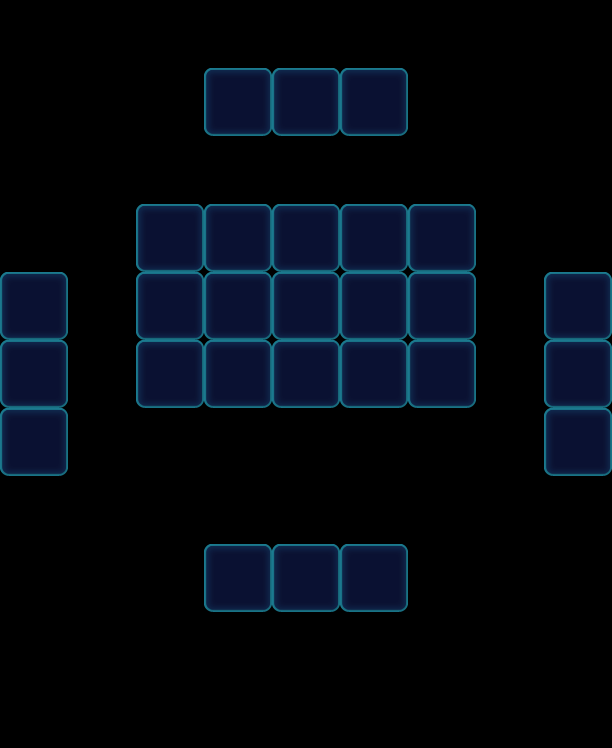

This game map was drawn from its Tiled (.tmx) file and the tilesets committed beside it. A one-line description and the trimmed map source follow:
An orthogonal 9x11 tile map with 68x68 px tiles, 1 tile layer (Valid), 3 tilesets and 59 objects (30x Floor, 10x Factory_Normal, 9x Monster, 9x Lock, Ice).

<map version="1.0" orientation="orthogonal" width="9" height="11" tilewidth="68" tileheight="68">
 <properties>
  <property name="Connect" value="41,04,1|06,84,1|86,48,1" />
 </properties>
 <tileset firstgid="1" name="game_grid2" tilewidth="68" tileheight="68">
  <image source="game_grid2.png" width="68" height="68" />
  <tile id="0">
   <properties>
    <property name="GridType" value="PipelineGrid" />
   </properties>
  </tile>
 </tileset>
 <tileset firstgid="2" name="game_grid1" tilewidth="68" tileheight="68">
  <image source="game_grid1.png" width="68" height="68" />
 </tileset>
 <tileset firstgid="3" name="map" tilewidth="68" tileheight="68">
  <image source="map.png" width="1024" height="1024" />
 </tileset>
 <layer name="Valid" width="9" height="11">
  <data>[99 cells, 27 non-empty, 1 distinct tile ids]</data>
 </layer>
 <objectgroup name="BottomObj" width="9" height="11">
  <object name="Jelly" type="Floor" gid="34" x="408" y="408">
   <properties>
    <property name="Layers" value="2" />
   </properties>
  </object>
  <object name="Jelly" type="Floor" gid="34" x="340" y="408">
   <properties>
    <property name="Layers" value="2" />
   </properties>
  </object>
  <object name="Jelly" type="Floor" gid="34" x="408" y="340">
   <properties>
    <property name="Layers" value="2" />
   </properties>
  </object>
  <object name="Jelly" type="Floor" gid="34" x="340" y="340">
   <properties>
    <property name="Layers" value="2" />
   </properties>
  </object>
  <object name="Jelly" type="Floor" gid="34" x="408" y="272">
   <properties>
    <property name="Layers" value="2" />
   </properties>
  </object>
  <object name="Jelly" type="Floor" gid="34" x="340" y="272">
   <properties>
    <property name="Layers" value="2" />
   </properties>
  </object>
  <object name="Jelly" type="Floor" gid="34" x="136" y="408">
   <properties>
    <property name="Layers" value="2" />
   </properties>
  </object>
  <object name="Jelly" type="Floor" gid="34" x="136" y="340">
   <properties>
    <property name="Layers" value="2" />
   </properties>
  </object>
  <object name="Jelly" type="Floor" gid="34" x="204" y="272">
   <properties>
    <property name="Layers" value="2" />
   </properties>
  </object>
  <object name="Jelly" type="Floor" gid="34" x="136" y="272">
   <properties>
    <property name="Layers" value="2" />
   </properties>
  </object>
  <object name="Jelly" type="Floor" gid="34" x="204" y="340">
   <properties>
    <property name="Layers" value="2" />
   </properties>
  </object>
  <object name="Jelly" type="Floor" gid="34" x="204" y="408">
   <properties>
    <property name="Layers" value="2" />
   </properties>
  </object>
  <object name="Jelly" type="Floor" gid="34" x="136" y="340">
   <properties>
    <property name="Layers" value="2" />
   </properties>
  </object>
  <object name="Jelly" type="Floor" gid="34" x="204" y="408">
   <properties>
    <property name="Layers" value="2" />
   </properties>
  </object>
  <object name="Jelly" type="Floor" gid="34" x="204" y="340">
   <properties>
    <property name="Layers" value="2" />
   </properties>
  </object>
  <object name="Jelly" type="Floor" gid="34" x="136" y="408">
   <properties>
    <property name="Layers" value="2" />
   </properties>
  </object>
  <object name="Jelly" type="Floor" gid="34" x="272" y="408">
   <properties>
    <property name="Layers" value="2" />
   </properties>
  </object>
  <object name="Jelly" type="Floor" gid="34" x="272" y="340">
   <properties>
    <property name="Layers" value="2" />
   </properties>
  </object>
  <object name="Jelly" type="Floor" gid="34" x="544" y="408">
   <properties>
    <property name="Layers" value="2" />
   </properties>
  </object>
  <object name="Jelly" type="Floor" gid="34" x="544" y="340">
   <properties>
    <property name="Layers" value="2" />
   </properties>
  </object>
  <object name="Jelly" type="Floor" gid="34" x="0" y="408">
   <properties>
    <property name="Layers" value="2" />
   </properties>
  </object>
  <object name="Jelly" type="Floor" gid="34" x="0" y="340">
   <properties>
    <property name="Layers" value="2" />
   </properties>
  </object>
  <object name="Jelly" type="Floor" gid="34" x="204" y="612">
   <properties>
    <property name="Layers" value="2" />
   </properties>
  </object>
  <object name="Jelly" type="Floor" gid="34" x="272" y="612">
   <properties>
    <property name="Layers" value="2" />
   </properties>
  </object>
  <object name="Jelly" type="Floor" gid="34" x="340" y="612">
   <properties>
    <property name="Layers" value="2" />
   </properties>
  </object>
  <object name="Jelly" type="Floor" gid="34" x="204" y="136">
   <properties>
    <property name="Layers" value="2" />
   </properties>
  </object>
  <object name="Jelly" type="Floor" gid="34" x="272" y="136">
   <properties>
    <property name="Layers" value="2" />
   </properties>
  </object>
  <object name="Jelly" type="Floor" gid="34" x="340" y="136">
   <properties>
    <property name="Layers" value="2" />
   </properties>
  </object>
  <object name="Jelly" type="Floor" gid="33" x="0" y="476">
   <properties>
    <property name="Layers" value="1" />
   </properties>
  </object>
  <object name="Jelly" type="Floor" gid="33" x="544" y="476">
   <properties>
    <property name="Layers" value="1" />
   </properties>
  </object>
 </objectgroup>
 <objectgroup name="MiddleObj" width="9" height="11">
  <object name="Monster" type="Monster" gid="3" x="0" y="408">
   <properties>
    <property name="Color" value="Blue" />
   </properties>
  </object>
  <object name="Monster" type="Monster" gid="3" x="0" y="476">
   <properties>
    <property name="Color" value="Blue" />
   </properties>
  </object>
  <object name="Monster" type="Monster" gid="3" x="272" y="136">
   <properties>
    <property name="Color" value="Blue" />
   </properties>
  </object>
  <object name="Monster" type="Monster" gid="4" x="544" y="408">
   <properties>
    <property name="Color" value="Green" />
   </properties>
  </object>
  <object name="Monster" type="Monster" gid="4" x="544" y="476">
   <properties>
    <property name="Color" value="Green" />
   </properties>
  </object>
  <object name="Monster" type="Monster" gid="20" x="204" y="612">
   <properties>
    <property name="Color" value="Yellow" />
   </properties>
  </object>
  <object name="Monster" type="Monster" gid="20" x="340" y="612">
   <properties>
    <property name="Color" value="Yellow" />
   </properties>
  </object>
  <object name="Monster" type="Monster" gid="19" x="204" y="136">
   <properties>
    <property name="Color" value="Pink" />
   </properties>
  </object>
  <object name="Monster" type="Monster" gid="19" x="340" y="136">
   <properties>
    <property name="Color" value="Pink" />
   </properties>
  </object>
 </objectgroup>
 <objectgroup color="#000000" name="TopObj" width="9" height="11">
  <object name="Lock" type="Lock" gid="50" x="0" y="408">
   <properties>
    <property name="Layers" value="1" />
   </properties>
  </object>
  <object name="Lock" type="Lock" gid="50" x="0" y="476">
   <properties>
    <property name="Layers" value="1" />
   </properties>
  </object>
  <object name="Lock" type="Lock" gid="50" x="340" y="612">
   <properties>
    <property name="Layers" value="1" />
   </properties>
  </object>
  <object name="Lock" type="Lock" gid="50" x="204" y="612">
   <properties>
    <property name="Layers" value="1" />
   </properties>
  </object>
  <object name="Lock" type="Lock" gid="50" x="544" y="476">
   <properties>
    <property name="Layers" value="1" />
   </properties>
  </object>
  <object name="Lock" type="Lock" gid="50" x="544" y="408">
   <properties>
    <property name="Layers" value="1" />
   </properties>
  </object>
  <object name="Lock" type="Lock" gid="50" x="204" y="136">
   <properties>
    <property name="Layers" value="1" />
   </properties>
  </object>
  </objectgroup>
</map>
<!-- 13 of 59 objects omitted -->
